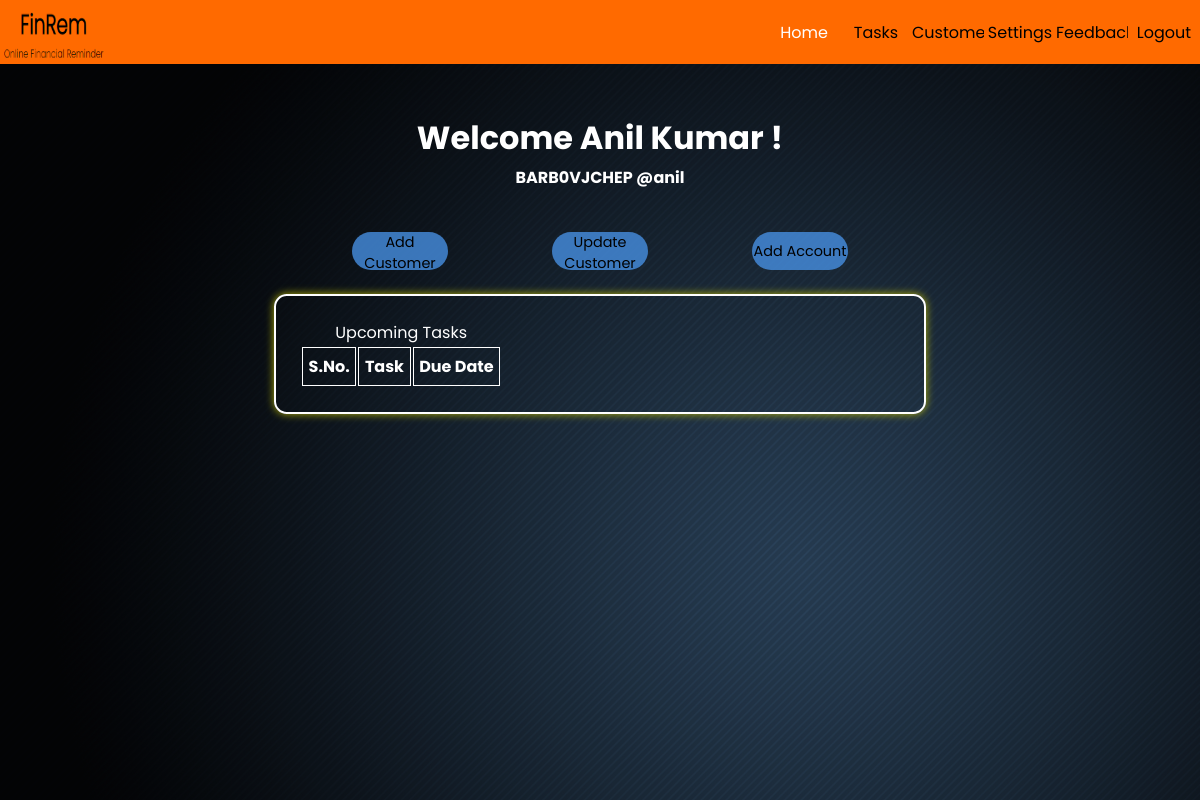
The page /home.php (signed in) on the database as committed earlier.
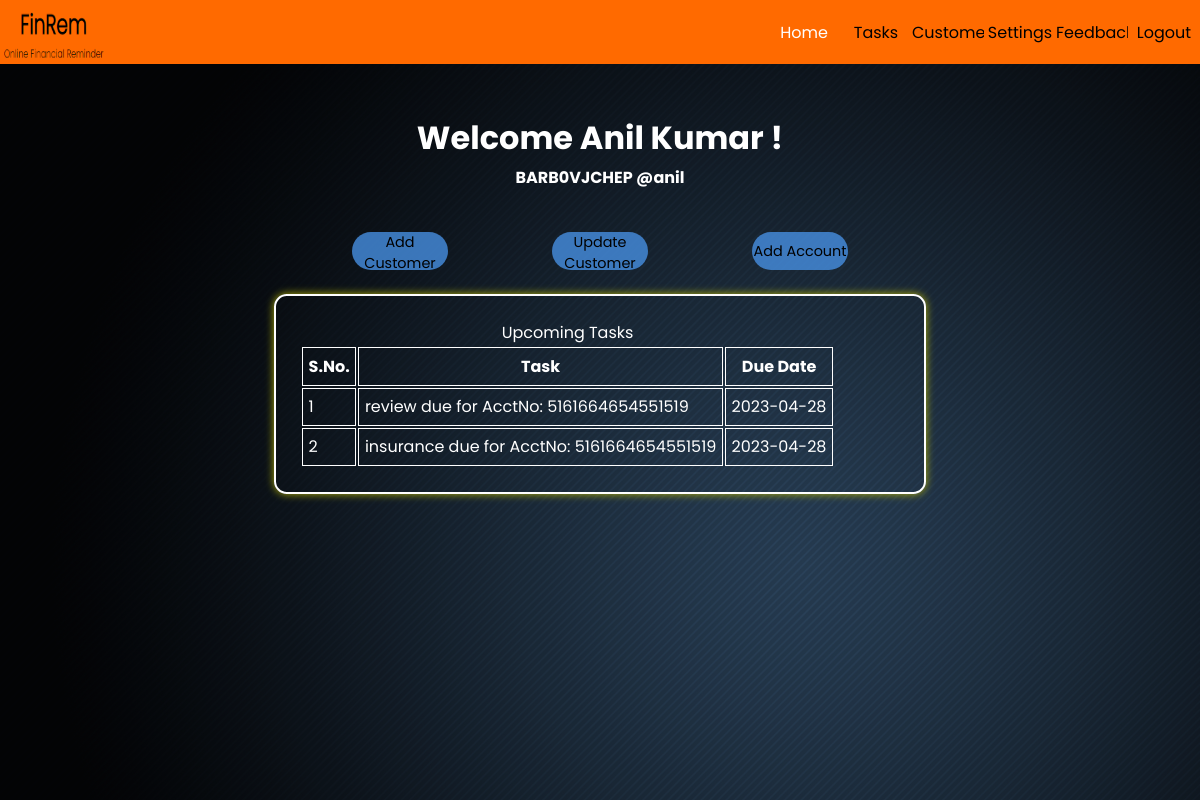
The same page on the database as committed later.
### tables this page shows
CREATE TABLE `users` (
  `userid` varchar(20) NOT NULL,
  `branchid` varchar(11) NOT NULL,
  `name` varchar(30) NOT NULL,
  `password` varchar(255) NOT NULL,
  `email` varchar(30) NOT NULL
);

CREATE TABLE `tasks` (
  `bank_id` varchar(20) NOT NULL,
  `cust_id` varchar(20) NOT NULL,
  `loan_acctno` varchar(20) NOT NULL,
  `task_type` varchar(20) NOT NULL,
  `task_date` date NOT NULL
);

### home.php (the view, shortened to what this page needs)
<?php
include 'partials/_session.php';
$user = $_SESSION['userid'];
$sql = "select* from users where userid='$user';";
$result = mysqli_query($conn, $sql);
$details = mysqli_fetch_assoc($result);
$name = $details["name"];
$branchid = $details["branchid"];
?>
<!DOCTYPE html>
<html lang="en">
<head>
    <link rel="stylesheet" href="https://unpkg.com/boxicons@2.1.4/css/boxicons.min.css">
    <link rel="stylesheet" href="https://cdn.datatables.net/1.13.4/css/jquery.dataTables.min.css">
    <link rel="stylesheet" href="styles/home.css">
    <link rel="stylesheet" href="partials/navbar.css">
    <link rel="stylesheet" href="partials/modal.css">
</head>
<body>
    <header>
        <nav>
            <div class="logo">
                <a href="home.php"><img src="images/logo.png" alt="logo"></a>
            </div>
            <ul class="navitems">
                <li><a href="home.php"><button class="current">Home</button></a></li>
                <li><a href="tasks.php"><button>Tasks</button></a></li>
                <li><a href="customers.php"><button>Customers</button></a></li>
                <li><a href="settings.php"><button>Settings</button></a></li>
                <li><a href="feedback.php"><button>Feedback</button></a></li>
                <li><a href="partials/_logout.php"><button>Logout</button></a></li>
            </ul>
        </nav>
    </header>
    <div class="main">
        <div class="innerHeader">
            <div class="title">
                <h1>Welcome
                    <?php echo $name . " !";
                    ?>
                </h1>
                <h4>
                    <?php
                    echo $branchid . " ";
                    echo " @" . $user;
                    ?>
                </h4>
            </div>
        </div>
        <div class="container">
            <div class="buttons">
                <div class="addCust">
                    <button id="myBtn1" class="addBtn">Add Customer</button>
                </div>
                <div class="updateCustomer">
                    <button id="myBtn3" class="addBtn">Update Customer</button>
                </div>
                <div class="addAccount">
                    <button id="myBtn2" class="addBtn">Add Account</button>
                </div>
            </div>
            <div class="tasks">
                <table id="tasksTable" data-page-length="6" class="display">
                    <caption>Upcoming Tasks</caption>
                    <thead>
                        <th>S.No.</th>
                        <th>Task</th>
                        <th>Due Date</th>
                    </thead>
                    <tbody>
                        <?php
                        $sql = "select * from tasks where bank_id='$branchid' order by task_date";
                        $result = mysqli_query($conn, $sql);
                        $sno = 0;
                        while ($data = mysqli_fetch_assoc($result)) {
                            $sno++;
                            $acctNo = $data["loan_acctno"];
                            $taskType = $data["task_type"];
                            $dueDate = $data["task_date"];
                            echo "
                        <tr>
                        <td>$sno</td>
                        <td>$taskType due for AcctNo: $acctNo</td>
                        <td>$dueDate</td>
                        </tr>";
                        }
                        ?>
                    </tbody>
                </table>
            </div>
        </div>
    </div>
</body>
</html>

### styles/home.css (style rules this page uses)
* { color: white; font-family: 'Poppins', sans-serif; }
.innerHeader { height: 20vh; display: flex; flex-direction: column; justify-content: center; align-items: center; }
.title { position: relative; top: 5vh; display: flex; flex-direction: column; height: 10vh; align-items: center; justify-content: space-around; margin-bottom: 10vh; }
.container { height: 70vh; display: flex; flex-direction: column; justify-content: flex-start; align-items: center; }
.addBtn { height: 4.8vh; width: 8vw; border: none; font-size: 1.8vh; color: black; border-radius: 5vh; outline: none; margin: 0 0 2vh 0; cursor: pointer; transition: 0.3s; background: rgba(71, 143, 226, 0.8); }
.buttons { width: 50vw; display: flex; align-items: center; justify-content: space-around; }
.tasks { margin-top: 1vh; padding: 3vh; width: 50vw; border: 2px solid white; border-radius: 1.6vh; box-shadow: 0 0 1vh rgb(176, 176, 7); }
th, td { margin: 0.5vh; padding: 0.7vh; border: 0.1vh solid white; }

### partials/navbar.css (style rules this page uses)
* { margin: 0; padding: 0; font-family: 'Poppins', sans-serif; color-scheme: dark !important; }
nav { background-color: rgb(255, 106, 0); height: 8vh ; width: 100vw; display: flex; align-items: center; justify-content: space-between; }
.logo { height: 8vh !important; width: 9vw !important; display: flex; flex-direction: column-reverse; justify-content: center; align-items: center; background-color: rgb(255, 106, 0); }
.logo a img { display: block; height: 8vh; width: 9vw; }
.navitems { background-color: rgb(255, 106, 0); height: 8vh !important; width: 36vw; display: flex; list-style: none; align-items: center; justify-content: space-around; }
.current { color: white !important; }
.navitems li button { background-color: rgb(255, 106, 0); height: 8vh !important; width: 6vw; border: none; font-size: 2vh; color: black; cursor: pointer; }

### partials/essentials.css (style rules this page uses)
:root { color-scheme: dark; }
.main { display: flex; flex-direction: column; align-items: center; justify-content: center; height: 92vh; background-image: url("../images/bg.png"); }

Rows that differ between the two databases and show on the page:
added tasks: task_type "review", loan_acctno "5161664654551519", task_date "2023-04-28"
added tasks: task_type "insurance", loan_acctno "5161664654551519", task_date "2023-04-28"
